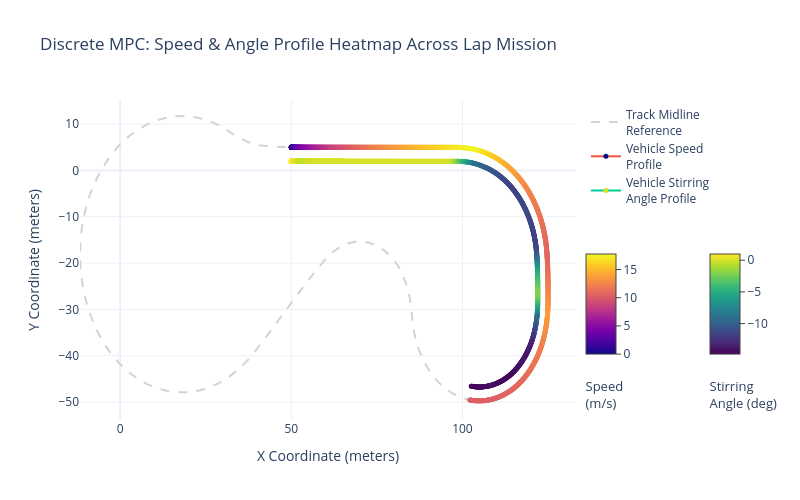

The notebook cell saved with this chart:
### Markdown cell above
4. PLOT RESULTS

### Code cell
data = [x_mid, y_mid, x_history,y_history, t_history, delta_history, psi_history, v_history]
PlotMPCTracksPLY(data,width=800,height=500)

### Figure 1 — Plotly figure (JSON) as saved in the notebook; plotly's stock layout.template omitted (floating-point values rounded to 4 significant figures; data arrays with more than 128 entries replaced by an {"elided": "..."} marker saying what was removed)
{"data": [{"line": {"color": "lightgray", "dash": "dash", "width": 2}, "mode": "lines", "name": "Track Midline<br>Reference", "type": "scatter", "x": {"elided": "5000 float values"}, "y": {"elided": "5000 float values"}}, {"hoverinfo": "text+x+y", "marker": {"cmax": 17.75, "cmin": 0, "color": {"elided": "1001 float values"}, "colorbar": {"len": 0.5, "ticks": "outside", "title": {"font": {"size": 13}, "side": "bottom", "text": "Speed<br>(m/s)"}, "x": 1, "y": 0.3, "yanchor": "middle"}, "colorscale": [[0, "#0d0887"], [0.1111, "#46039f"], [0.2222, "#7201a8"], [0.3333, "#9c179e"], [0.4444, "#bd3786"], [0.5556, "#d8576b"], [0.6667, "#ed7953"], [0.7778, "#fb9f3a"], [0.8889, "#fdca26"], [1, "#f0f921"]], "showscale": true, "size": 5}, "mode": "lines+markers", "name": "Vehicle Speed<br>Profile", "text": {"elided": "1001 str values"}, "type": "scatter", "x": {"elided": "1001 float values"}, "y": {"elided": "1001 float values"}}, {"hoverinfo": "text+x+y", "line": {"width": 2}, "marker": {"cmax": 0.9783, "cmin": -14.82, "color": {"elided": "1001 float values"}, "colorbar": {"len": 0.5, "ticks": "outside", "title": {"font": {"size": 13}, "side": "bottom", "text": "Stirring<br>Angle (deg)"}, "x": 1.25, "y": 0.3, "yanchor": "middle"}, "colorscale": [[0, "#440154"], [0.1111, "#482878"], [0.2222, "#3e4989"], [0.3333, "#31688e"], [0.4444, "#26828e"], [0.5556, "#1f9e89"], [0.6667, "#35b779"], [0.7778, "#6ece58"], [0.8889, "#b5de2b"], [1, "#fde725"]], "showscale": true, "size": 5}, "mode": "lines+markers", "name": "Vehicle Stirring<br>Angle Profile", "text": {"elided": "1001 str values"}, "type": "scatter", "x": {"elided": "1001 float values"}, "y": {"elided": "1001 float values"}}], "layout": {"height": 500, "legend": {"x": 1.02, "xanchor": "left", "y": 1, "yanchor": "top"}, "showlegend": true, "title": {"text": "Discrete MPC: Speed & Angle Profile Heatmap Across Lap Mission"}, "width": 800, "xaxis": {"title": {"text": "X Coordinate (meters)"}}, "yaxis": {"title": {"text": "Y Coordinate (meters)"}}}}
